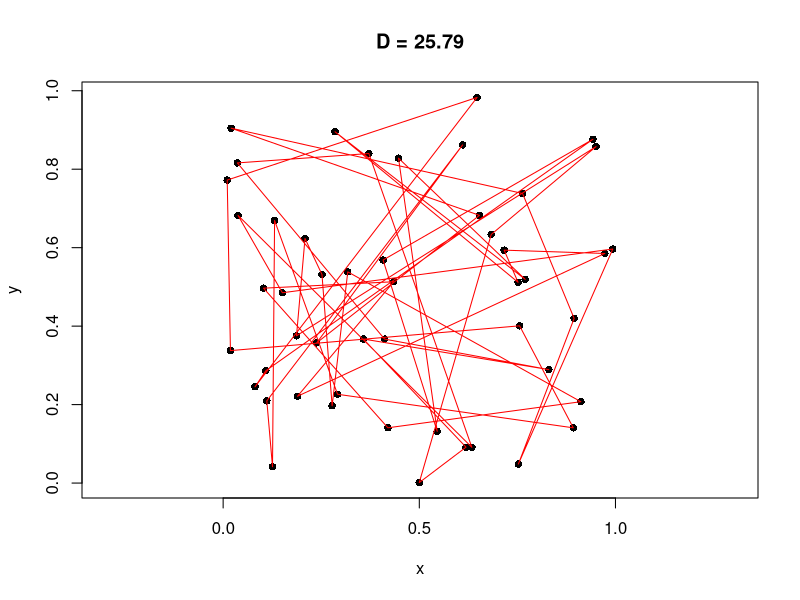
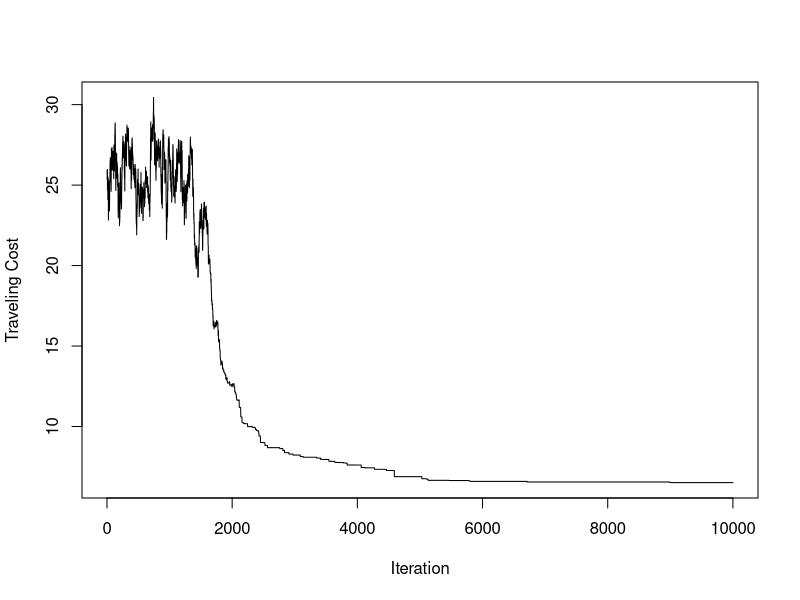
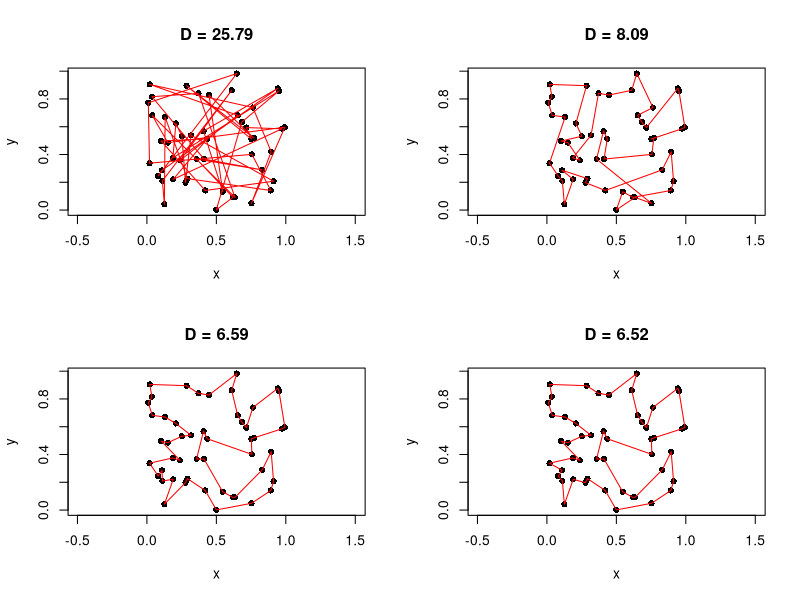

Here is the R script that generated these plots, in order:
## ---- chunk 1
rm(list=ls())
set.seed(83722)
## ---- chunk 2
SA <- function( init,       # the initial configuration
                cost.fun,   # the cost or target function to maximize 
                            # (WARNING: set negative yourself for minimization !!)
                walk.fun,   # the random walk or proposal function
                cool.fun = function(n) 0.995^(1:n) * 1000,    # cooling schedule
                n = 5000,   # number of iterations
                ... )       # any arguments given to the walk.fun function
{
  # The output sa is a list, containing:
  #   chain : matrix of Markov chain
  #   cost : costs from each chain
  S <- list(chain=matrix(nrow=n+1, ncol=length(init)), cost=numeric(n+1))
  S$chain[1,] <- init
  S$cost[1] <- cost.fun(init)
  
  tmp <- cool.fun(n)
  for( i in 2:(n+1) )
  {
    z = walk.fun(S$chain[(i-1),], ...)
    cost.z <- cost.fun(z)
    delta.h <- cost.z - S$cost[i-1]
    if( runif(1) < min( exp(delta.h / tmp[i-1]), 1 ) ) {
      S$chain[i,] <- z
      S$cost[i] <- cost.z
    } else {  # stay the same (rejected)
      S$chain[i,] <- S$chain[i-1,]
      S$cost[i] <- S$cost[i-1]
    }
    
    if( i%%1000 == 0 )
      cat(sprintf("Passed iteration %d\n", i))
  }
  
  # the output
  S
}
## ---- chunk 3
k <- 50             # SET here the number of cities
cities <- cbind(runif(k,0,1), runif(k,0,1))
## ---- chunk 4
dist.cities <- dist(cities, method='euclidean')
## ---- chunk 5
cost.tour <- function(tour,  # give the tour from c(1) to c(k)
                      d)     # the distance matrix
{
  if( is.null(k <- attr(d,"Size")) ) stop('d must be a distance matrix')
  if( length(setdiff(unique(tour), 1:k)) > 0 ) stop('invalid tour')
  tour.xy <- cbind(tour, c(tour[-1], tour[1]))
  sum(as.matrix(d)[tour.xy])
}
## ---- chunk 6
plot.tour <- function(tour, cities, d, ...)
{
  plot(cities, pch=16, asp=1, xlab='x', ylab='y',
       main = sprintf("D = %.2f", cost.tour(tour, d)))
  lines( cities[c(tour, tour[1]),], col="red" )
}
init.tour <- sample(1:k)
plot.tour(init.tour, cities, dist.cities)
## ---- chunk 7
walk.tsp <- function(tour)
{
  k <- length(tour)
  
  ## get any two distinct cities
  ij <- sample(k, size=2, replace=FALSE)
  next.tour <- tour
  next.tour[c(ij[1]:ij[2])] <- rev(next.tour[c(ij[1]:ij[2])])
  next.tour
}
## ---- chunk 8
tsp.basic <- SA(init.tour, 
                cost.fun = function(x) -cost.tour(x,dist.cities), 
                walk.fun = walk.tsp,
                n = 10000)
## ---- chunk 9
plot(-tsp.basic$cost, type='l', xlab="Iteration", ylab="Traveling Cost")
## ---- chunk 10
par(mfrow=c(2,2))
iter <- seq(1,length(tsp.basic$cost),len=4)
plot.tour(tsp.basic$chain[iter[1],], cities, dist.cities)
plot.tour(tsp.basic$chain[iter[2],], cities, dist.cities)
plot.tour(tsp.basic$chain[iter[3],], cities, dist.cities)
plot.tour(tsp.basic$chain[iter[4],], cities, dist.cities)
